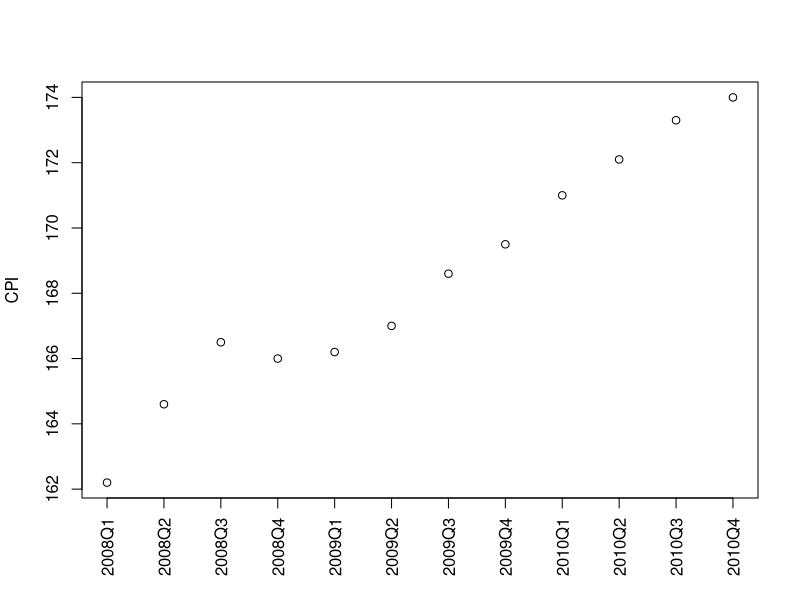
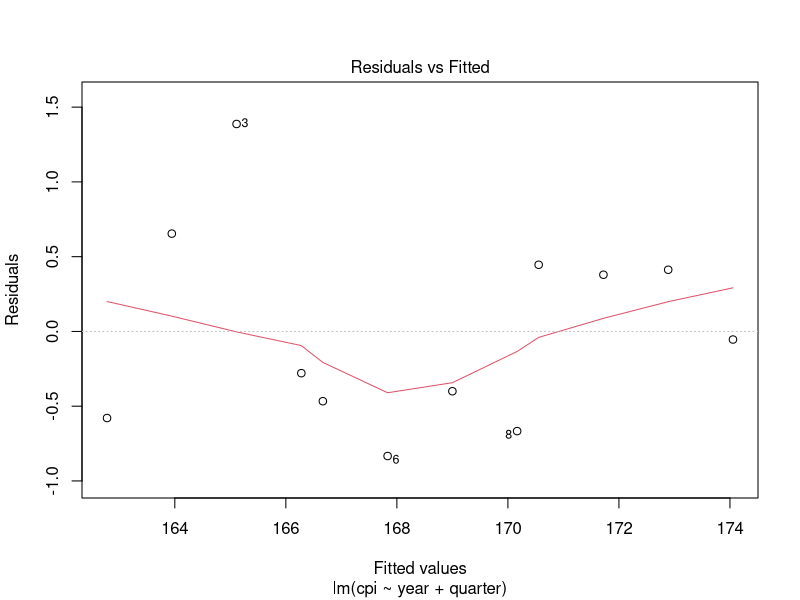
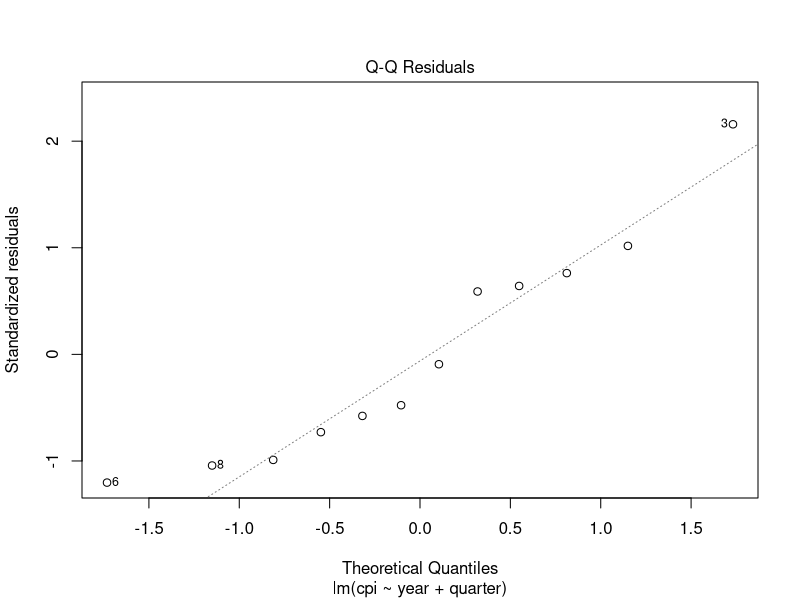
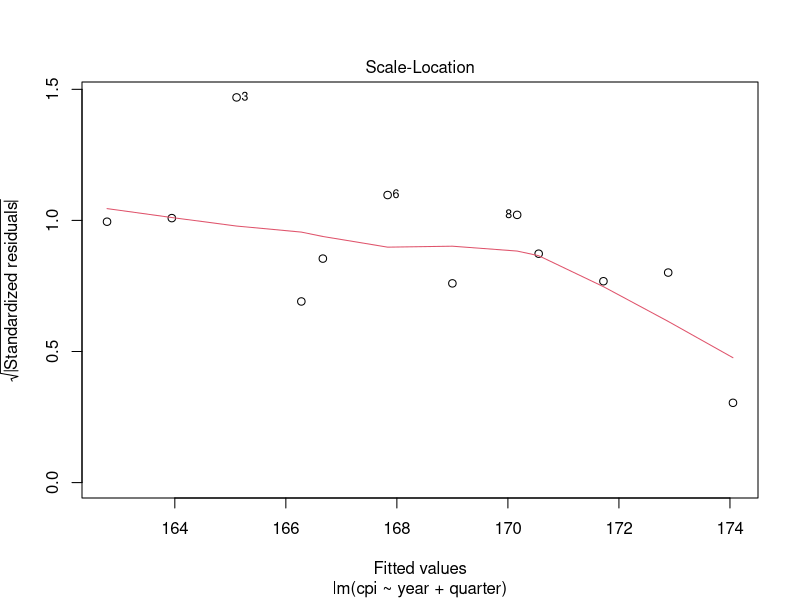
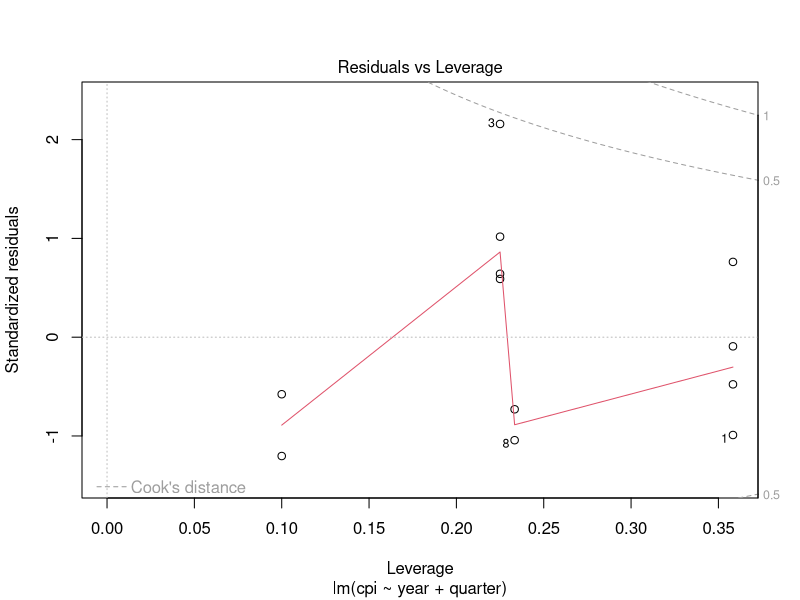
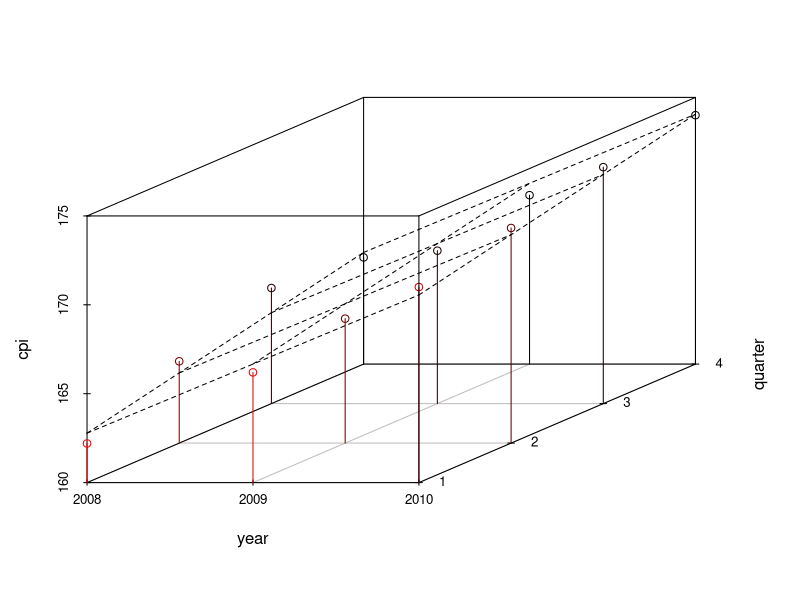
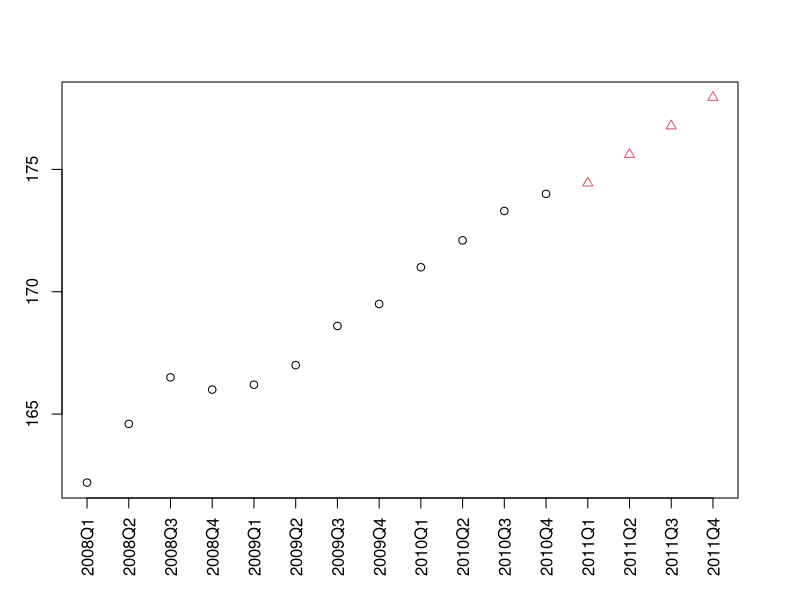
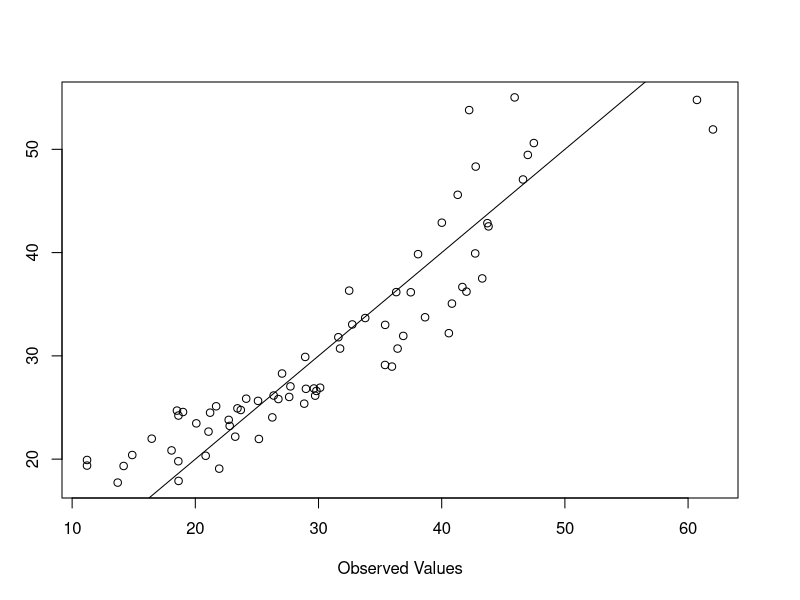

The R source for these figures, in order:
## Chapter 5 of Zhao's Book - Linear Regression

#sink on
sink("console.output.chapter5.txt")
#pdf on
pdf("myPlot.chapter5.pdf")

year <- rep(2008:2010, each=4)
quarter <- rep(1:4, 3)
cpi <- c(162.2, 164.6, 166.5, 166.0, 166.2, 167.0, 168.6, 169.5, 171.0, 172.1, 173.3, 174.0)
plot(cpi, xaxt="n", ylab="CPI", xlab="")
#draw x-axis
axis(1, labels=paste(year,quarter,sep="Q"), at=1:12, las=3)
cor(year,cpi)
cor(quarter, cpi)
fit <- lm(cpi~year +quarter)
fit

(cpi2011 <- fit$coefficients[[1]] + fit$coefficients[[2]]*2011 + fit$coefficients[[3]]*(1:4))
attributes(fit)
fit$coefficients
#differences between observed values and fitted values
residuals(fit)
summary(fit)
plot(fit)
library(scatterplot3d)
s3d <- scatterplot3d(year, quarter, cpi, highlight.3d = T, type = "h", lab=c(2,3))
s3d$plane3d(fit)
data2011 <- data.frame(year=2011, quarter=1:4)
cpi2011 <- predict(fit, newdata = data2011)
style <- c(rep(1,12), rep(2,4))
plot(c(cpi, cpi2011), xaxt="n", ylab="CPI", xlab='', pch=style, col=style)
axis(1, at=1:16, las=3, labels=c(paste(year,quarter,sep="Q"), "2011Q1", '2011Q2', "2011Q3", "2011Q4"))

#generalized linear regression
data("bodyfat", package="TH.data")
myFormula <- DEXfat ~ age + waistcirc +hipcirc + elbowbreadth + kneebreadth
bodyfat.glm <- glm(myFormula, family = gaussian("log"), data = bodyfat)
summary(bodyfat.glm)

pred <- predict(bodyfat.glm, type="response")
plot(bodyfat$DEXfat, pred, xlab="Observed Values", ylab="Predicted Values")
abline(a=0, b=1)

#turn graphics off
graphics.off()
#close sink
sink()
